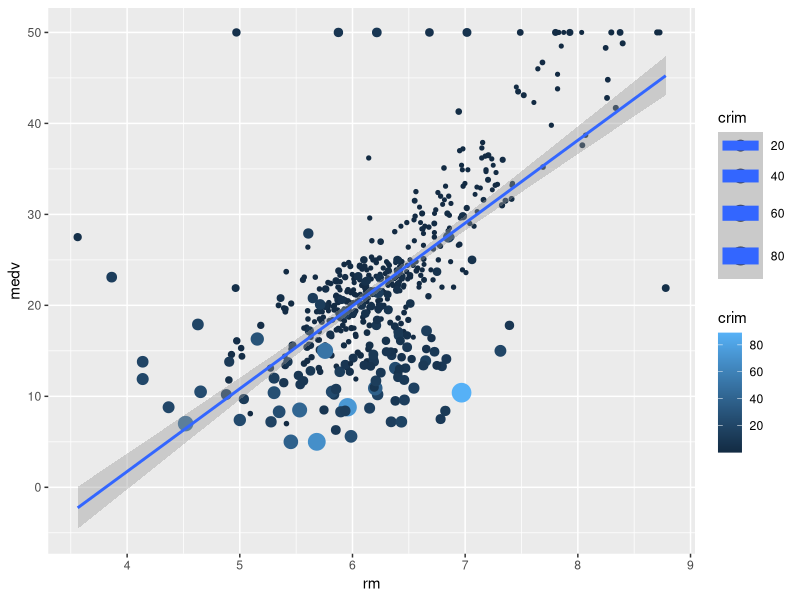
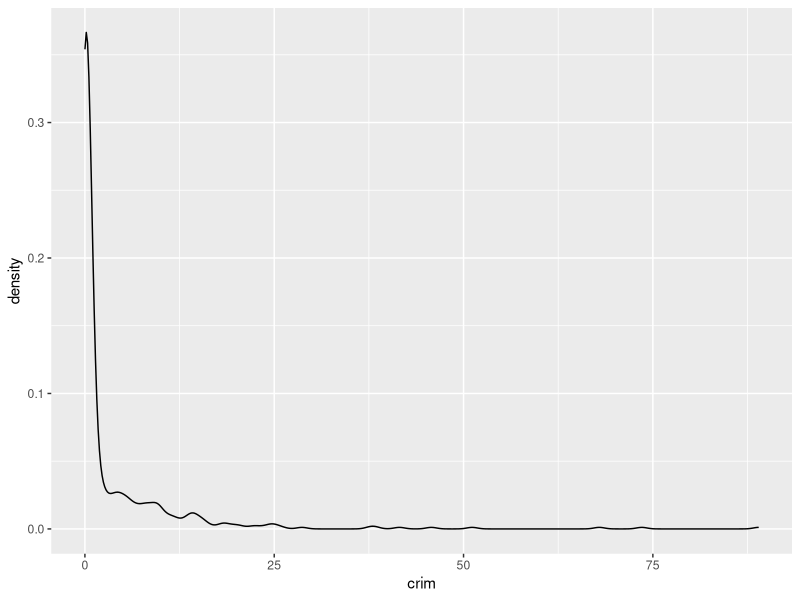
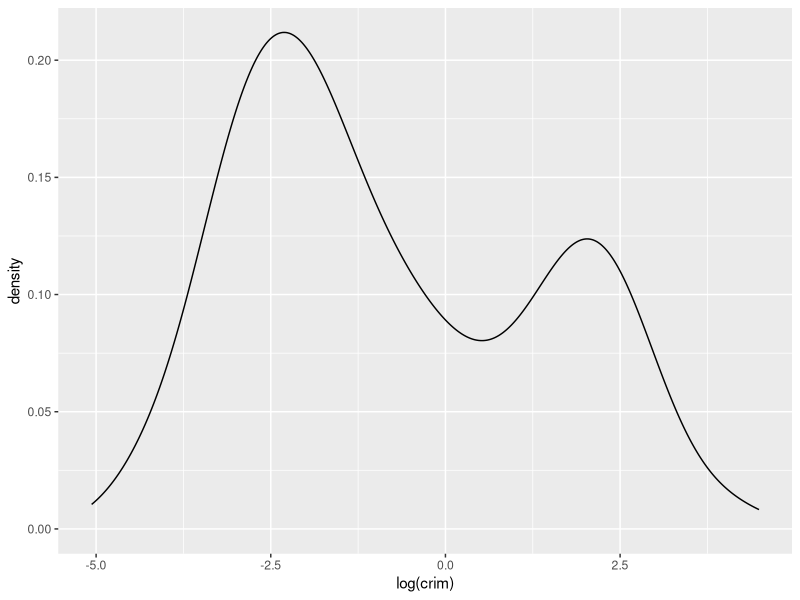
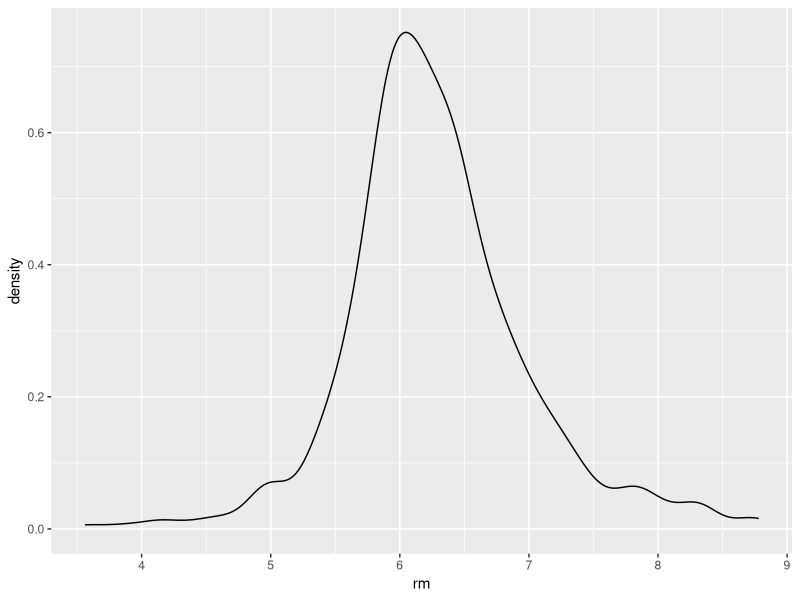

These figures' R source, in order:
library(MASS)
library(tidyverse)

boston <- as.data.frame(Boston)

summary(boston)

boston %>% 
  ggplot(aes(rm, medv, color=crim, size=crim)) +
  geom_point() +
  geom_smooth(method = "lm")

basic.model <- lm(data = boston, medv ~ rm)

summary(basic.model)

boston %>% 
  ggplot(aes(crim)) +
  geom_density() 

boston %>% 
  ggplot(aes(log(crim))) +
  geom_density() 

boston %>% 
  ggplot(aes(rm)) +
  geom_density() 

log.model <- lm(data=boston, medv ~ rm + log(crim))

summary(log.model)
